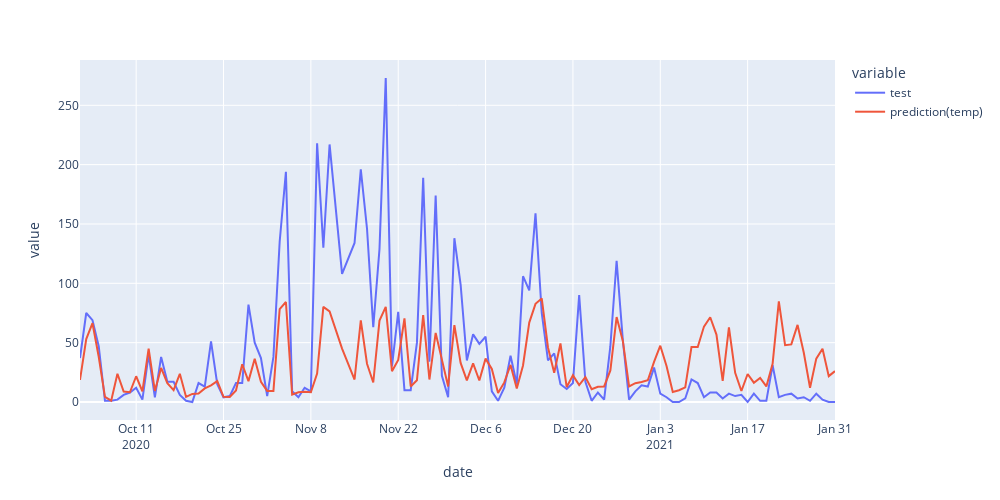

Here is the notebook cell this chart was saved with:
### Code cell
fig4 = go.Figure()
fig4 = px.line(result, x ='date', y= ['test', 'prediction(temp)'], labels={'col1': "test", 'col2': "prediction(temp)"})
fig4.update_layout(height=500, width=1000)
fig4.show()
